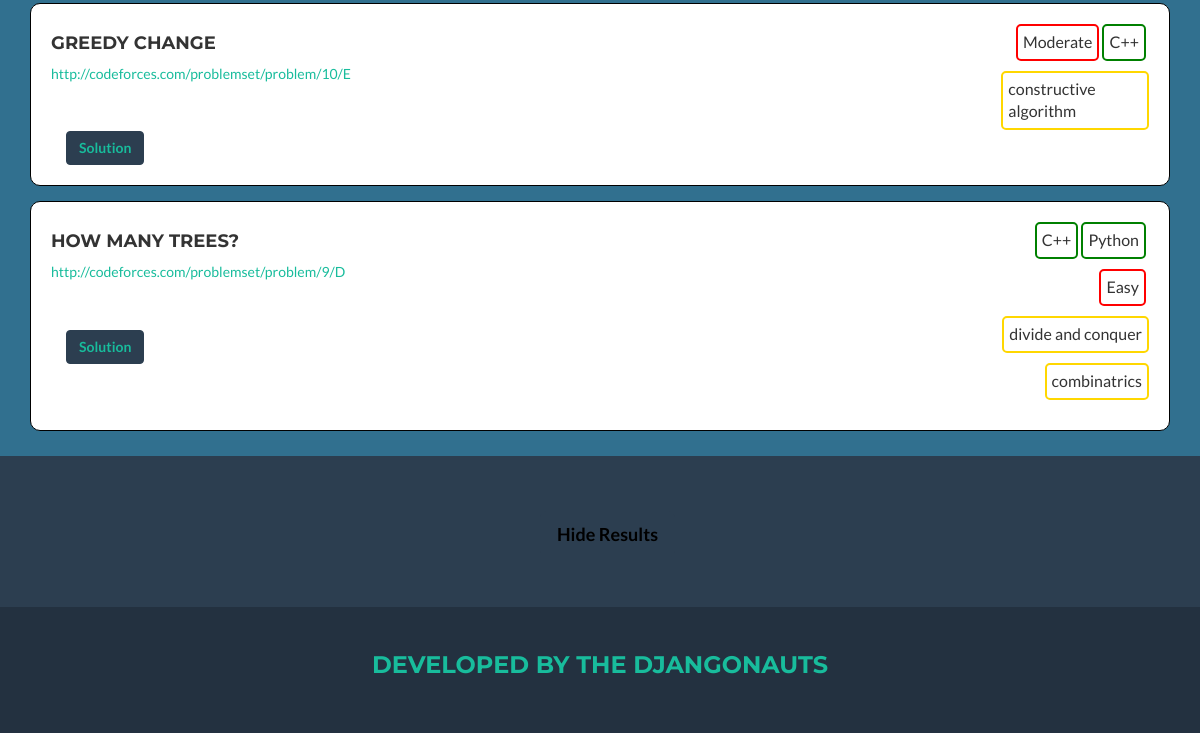
Before: /search (lower part) with the older database file.
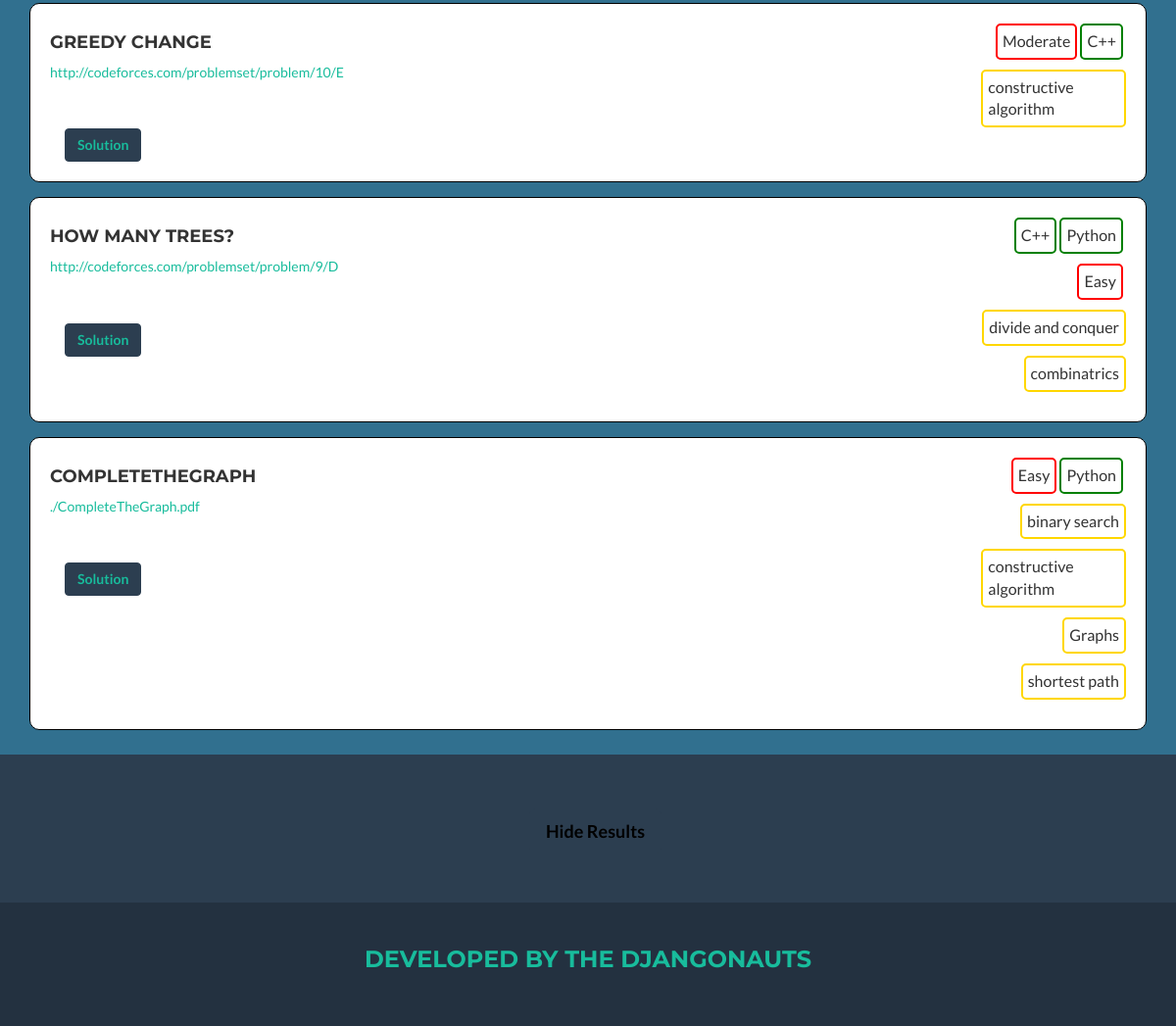
After: the same page with the newer database file.
### ProblemFinder/models.py (models this page shows, shortened)
class Solution(models.Model):
    LANGUAGE_CHOICES = (
        ('1', '----'),
        ('2', 'Java'),
        ('3', 'Python'),
        ('4', 'C++')
    )
    LANGUAGE = ("----", "Java", "Python", "C++")
    description = models.TextField(blank=True)
    solution_URL = models.URLField(blank=True)
    solution_PDF = models.FileField(blank=True)
    language = models.CharField(max_length=20, choices=LANGUAGE_CHOICES)
    tags = models.ManyToManyField(Tag)

class Question(models.Model):
    DIFFICULTY_CHOICES = (
        ('1', '----'),
        ('2', 'Easy'),
        ('3', 'Moderate'),
        ('4', 'Hard')
    )
    DIFFICULTY = ("----", "Easy", "Moderate", "Hard")
    title = models.CharField(max_length=250)
    question_text = models.TextField(blank=True)
    question_URL = models.URLField(blank=True)
    question_PDF = models.FileField(blank=True)
    created_date = models.DateTimeField(default=timezone.now)
    difficulty = models.CharField(max_length=1, choices=DIFFICULTY_CHOICES)
    tags = models.ManyToManyField(Tag)
    solutions = models.ManyToManyField(Solution, blank=True)
    visible = models.BooleanField(default=True)

class Tag(models.Model):
    name = models.TextField()
    parent = models.ForeignKey('self', null=True, blank=True)
    def __str__(self):
        return self.name

### ProblemFinder/views.py (the view, shortened to what this page needs)
# urls.py: url(r'^search$', views.search, name='search'),
def search(request):
    global user_flag
    global user_value
    try:
        questions_list = Question.objects.order_by('title')
    except Question.DoesNotExist:
        raise Http404("Question does not exist")
    try:
        tag_list = Tag.objects.all()
    except Tag.DoesNotExist:
        raise Http404("Tag does not exist")
    languages = Solution.LANGUAGE
    difficulty = Question.DIFFICULTY
    if ('logout' in request.GET) and request.GET['logout'].strip():
        user_flag = False
    querystr = ""
    if ('query' in request.GET) and request.GET['query'].strip():
        querystr = request.GET['query']
    query = querystr.split(",")
    query = query[:-1]
    lang = request.GET.get('language', '----')
    difft = request.GET.get('difficulty', '----')
    if difft == "Difficulty" or difft == "----":
        difft = "Not Selected"
    if lang == "Language" or lang == "----":
        lang = "Not Selected"
    new_question_list = []
    search_result = search_alg(query, questions_list, tag_list, lang, difft)
    if search_result == questions_list:
        new_question_list = search_result
    else:
        if isinstance(search_result, list):  # This is for if there are no search matches.
            for result in search_result:
                new_question_list.append(result)
    all_tags = []
    for question in questions_list:
        for tag in question.tags.all():
            if tag not in all_tags:
                all_tags.append(tag)
    local_user = user_value
    context = {
        'question_list': new_question_list,
        'query': query,
        'languages': languages,
        'difficulty': difficulty,
        'languagesel': lang,
        'difft': difft,
        'tag_list': all_tags,
        'user_flag': user_flag,
        'user_value': local_user,
        'query_list': []
    }
    return render(request, "problemfinder/search.html", context)

### ProblemFinder/templates/problemfinder/search.html (shortened to what this page needs)
{% load static %}
<!DOCTYPE html>
<html lang="en">
<head>
    <link rel="stylesheet" type="text/css" href="{% static 'problemfinder/css/custom.css' %}"/>
    <link rel="stylesheet" type="text/css" href="{% static 'problemfinder/css/bootstrap.min.css' %}"/>
    <link rel="stylesheet" type="text/css" href="{% static 'problemfinder/css/freelancer.min.css' %}"/>
    <link rel="stylesheet" type="text/css" href="{% static 'problemfinder/font-awesome/font-awesome.min.css' %}"/>
</head>
<body id="page-top" class="index" onLoad="moveWin();">
<section>
    <div class="container">
        {%  block content %}
                {% for question in question_list %}
                    <div class="answerRow">
                                <div class="answerRowRight">
                                    {% for soln in question.solutions.all %}
                                        {% if soln.language == "3" %}
                                            <p class="langDisplay" >Python</p>
                                        {% endif %}
                                        {% if soln.language == "4" %}
                                            <p class="langDisplay" >C++</p>
                                        {% endif %}
                                    {% endfor %}
                                    {% if question.difficulty == "2" %}
                                            <p class="diffDisplay" >Easy</p>
                                    {% endif %}
                                    {% if question.difficulty == "3" %}
                                            <p class="diffDisplay" >Moderate</p>
                                    {% endif %}
                                    {% for tag in question.tags.all %}
                                        <p class="tagDisplay" >{{ tag }}</p>
                                    {% endfor %}
                                </div>
                            <div class="answerRowLeft">
                                <h4>{{ question.title }}</h4>
                                {% if question.question_URL %}
                                    <a target="_blank" href="{{ question.question_URL }}">{{ question.question_URL }} </a>
                                {% endif %}
                                {% if question.question_PDF %}
                                    <a target="_blank" href="{{ question.question_PDF.url }}">{{ question.question_PDF }} </a>
                                {% endif %}
                                <p><br></p>
                                <button type="button" class="btn btn-primary" href="search.html">
                                    <a href="/search/{{ question.id }}/">Solution</a>
                                </button>
                            </div>
                    </div>
                {%  endfor %}
        {% endblock %}
    </div>
</section>
<footer class="text-center">
    <div class="footer-above">
        <div class="container">
            <div class="row">
                <div class="footer-col col-md-4">
                </div>
                <div class="footer-col col-md-4">
                    <a href="/" class="btn btn-primary btn-lg " role="button" >Hide Results</a>
                </div>
                <div class="footer-col col-md-4">
                </div>
            </div>
        </div>
    </div>
    <div class="footer-below">
        <div class="container">
            <div class="row">
                <div class="col-lg-12">
                    <h3><span style="color: #18BC9C">Developed by the Djangonauts</span></h3>
                </div>
            </div>
        </div>
    </div>
</footer>
</body>
</html>

Changed rows visible on the page:
added Question: difficulty "Easy", title "COMPLETETHEGRAPH", question_PDF "./CompleteTheGraph.pdf", Tag (name "constructive algorithm")
added Solution: language "Python", shown under "COMPLETETHEGRAPH"
now on this page (row unchanged): Tag: name "binary search", shown under "COMPLETETHEGRAPH"
now on this page (row unchanged): Tag: name "Graphs", shown under "COMPLETETHEGRAPH"
now on this page (row unchanged): Tag: name "shortest path", shown under "COMPLETETHEGRAPH"
